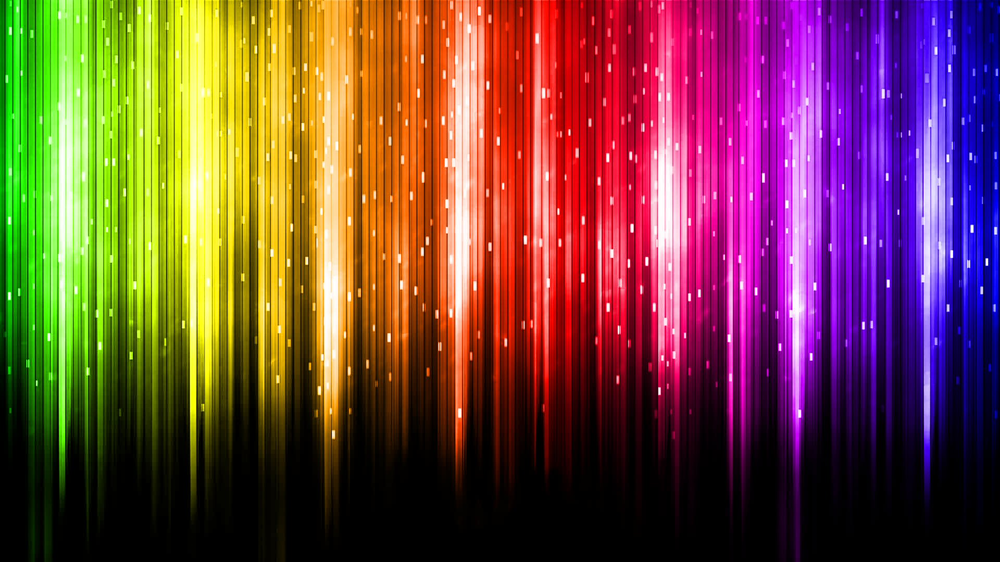
#> input picture lab_01/src/pic1.png, 1000 x 562 px, shrunk from 1920 x 1080 before the run
$ python zadanie_01.py
#> lines starting #> are read from the running program, lines starting #| are printed output that depends on the picture
import numpy as np
import matplotlib.pyplot as plt
import cv2

img1 = plt.imread('./src/pic1.png')
#> img1 is the input picture: shape (562, 1000, 3) float32; mean R, G, B 0.459, 0.274, 0.244

# print(img1.dtype)
# print(img1.shape)

img2 = cv2.imread('./src/pic2.jpg')
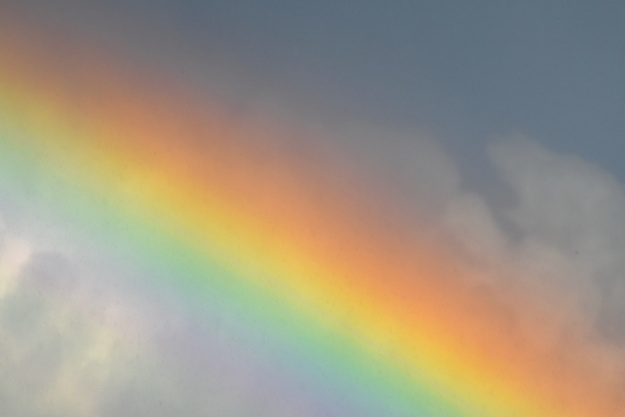
#> input picture lab_01/src/pic2.jpg, 625 x 417 px, shrunk from 1200 x 800 before the run
#> img2 is the input picture: shape (417, 625, 3); mean B, G, R 131.9, 150.3, 159.6

# [11 lines of commented-out code are left out]

img_GRAY = cv2.cvtColor(img2, cv2.cv2.COLOR_BGR2GRAY)
img_RGB = cv2.cvtColor(img2, cv2.COLOR_BGR2RGB)

GRAY_R = img_RGB[:, :, 0:1].copy()
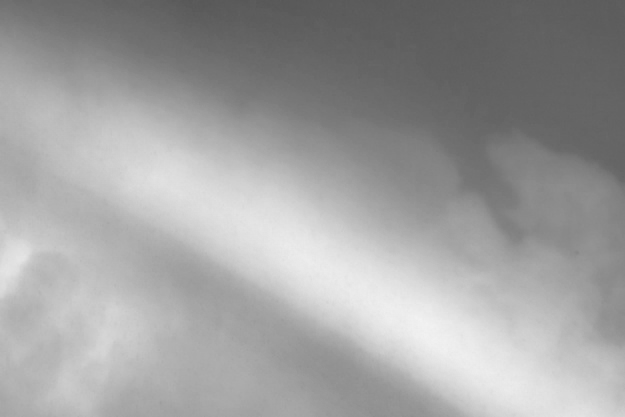
#> GRAY_R: shape (417, 625, 1); min 87, max 243, mean 159.6
GRAY_G = img_RGB[:, :, 1:2].copy()
GRAY_B = img_RGB[:, :, 2:].copy()
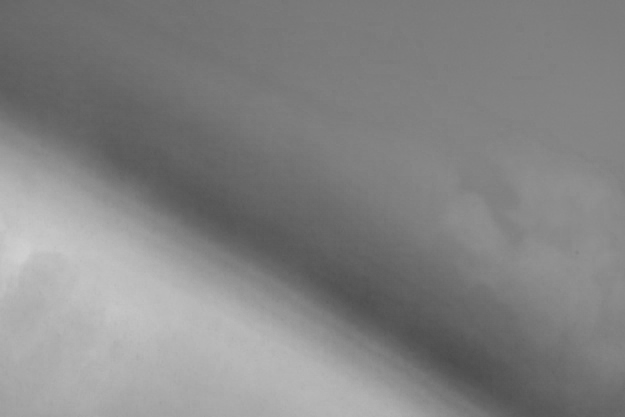
#> GRAY_B: shape (417, 625, 1); min 75, max 208, mean 131.9

img_COLOR_R_ZERO = img_RGB.copy()
img_COLOR_R_ZERO[:, :, 1] = 0
img_COLOR_R_ZERO[:, :, 2] = 0
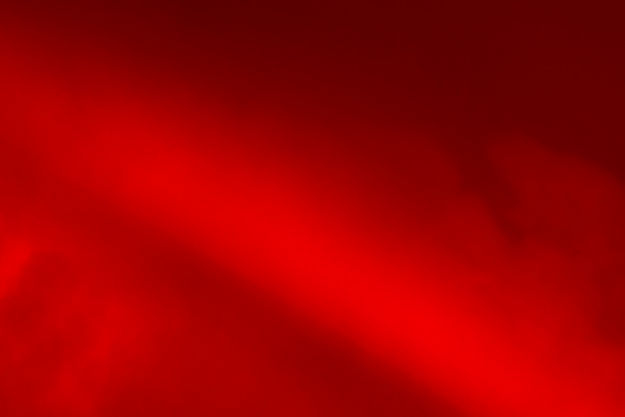
#> img_COLOR_R_ZERO: shape (417, 625, 3); mean R, G, B 159.6, 0, 0

img_COLOR_G_ZERO = img_RGB.copy()
img_COLOR_G_ZERO[:, :, 0] = 0
img_COLOR_G_ZERO[:, :, 2] = 0
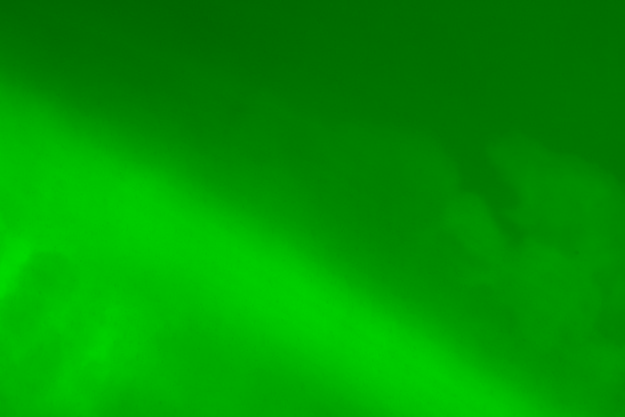
#> img_COLOR_G_ZERO: shape (417, 625, 3); mean R, G, B 0, 150.3, 0

img_COLOR_B_ZERO = img_RGB.copy()
img_COLOR_B_ZERO[:, :, 0] = 0
img_COLOR_B_ZERO[:, :, 1] = 0
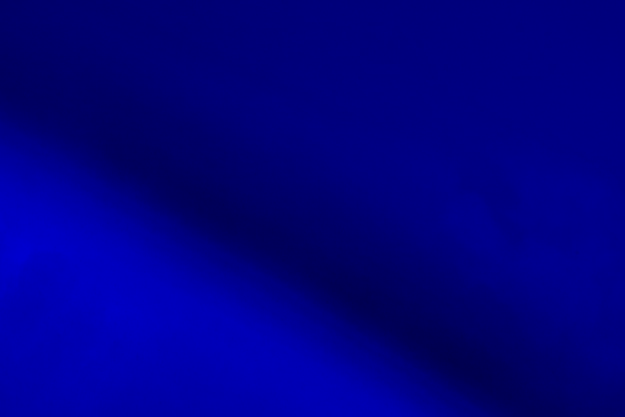
#> img_COLOR_B_ZERO: shape (417, 625, 3); mean R, G, B 0, 0, 131.9

Y1 = 0.299 * GRAY_R + 0.587 * GRAY_G + 0.114 * GRAY_B
Y2 = 0.2126 * GRAY_R + 0.7152 * GRAY_G + 0.0722 * GRAY_B

plt.subplot(3, 3, 1)
plt.imshow(img_RGB)
plt.subplot(3, 3, 2)
plt.imshow(Y1, cmap=plt.cm.gray)
plt.subplot(3, 3, 3)
plt.imshow(Y2, cmap=plt.cm.gray)

plt.subplot(3, 3, 4)
plt.imshow(GRAY_R, cmap=plt.cm.gray)
plt.subplot(3, 3, 5)
plt.imshow(GRAY_G, cmap=plt.cm.gray)
plt.subplot(3, 3, 6)
plt.imshow(GRAY_B, cmap=plt.cm.gray)

plt.subplot(3, 3, 7)
plt.imshow(img_COLOR_R_ZERO)
plt.subplot(3, 3, 8)
plt.imshow(img_COLOR_G_ZERO)
plt.subplot(3, 3, 9)
plt.imshow(img_COLOR_B_ZERO)

plt.show()

fragment = img_GRAY[0:99, 0:99].copy()
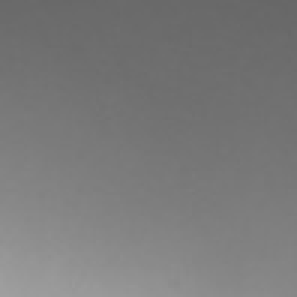
#> fragment: shape (99, 99) (shown 3 times larger); min 103, max 159, mean 121.9
plt.imshow(fragment)
plt.show()
